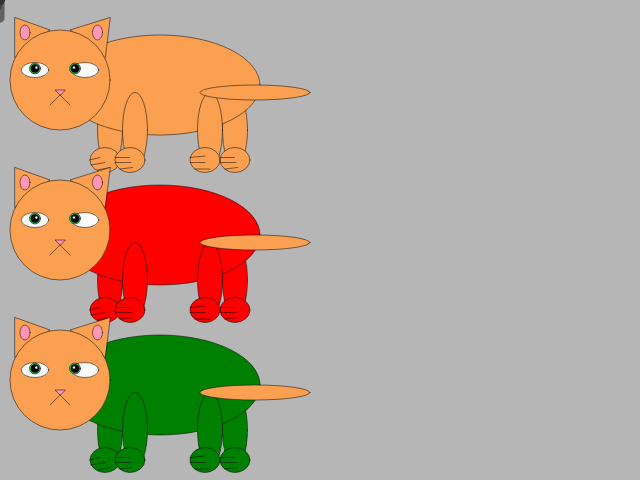
Frame 1 (no input)
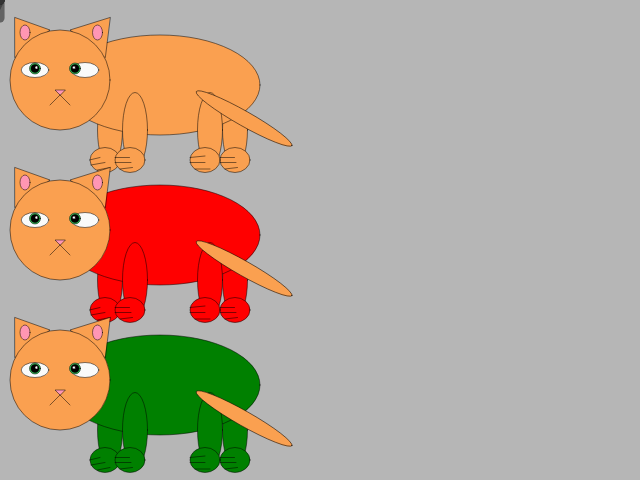
Frame 60 (no input)
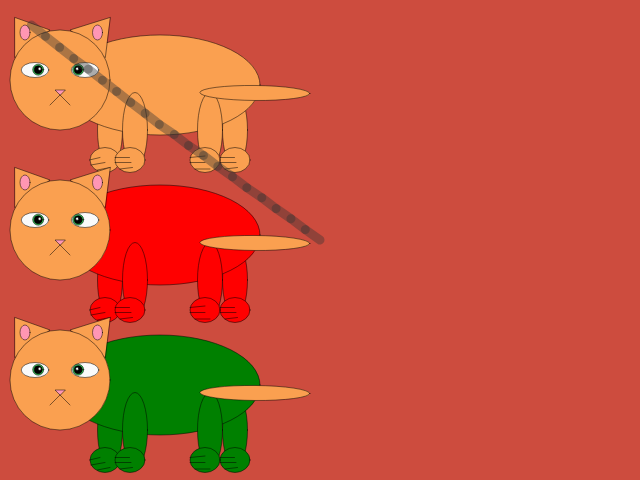
Frame 120 (the mouse pressed at the canvas centre since frame 60)

The p5.js sketch that drew these frames (run headless with seeded random() and noise() and a simulated clock; from frame 60 on, the mouse is pressed at the canvas centre):

// p5.js sketch
// ── sketch.js
let bgColor = 0;
let eyeColorR = 0;
let eyeColorG = 0;
let eyeColorB = 0;

let x = [],
  y = [],
  segNum = 20,
  segLength = 18;

for (let i = 0; i < segNum; i++) {
  x[i] = 0;
  y[i] = 0;
}

function setup() {
  createCanvas(640, 480);
  // createCanvas(400,200);
  bgColor = random(255);
  eyeColorR = random(255);
  eyeColorG = random(255);
  eyeColorB = random(255);
  angle = 0;
  change = 0.5;
}

function draw() {
  background(bgColor);
  if (frameCount % 60 == 0) {
    bgColor = color(random(255), random(255), random(255));
  }
  fill(250, 160, 80);
  draw_cat(-80, -40, 0.5);
  fill('red');
  draw_cat(-80, -40+300, 0.5);
  fill('green');
  draw_cat(-80, -40+600, 0.5);
  draw_toy();
}

function draw_cat(x, y, s) {
  push();
  scale(s);
  translate(x,y);
  strokeWeight(1);
  stroke(0);
  //body
  // fill(250, 160, 80);
  //back back leg
  ellipse(550, 300, 50, 150);
  ellipse(550, 360, 60, 50);
  line(555, 375, 530, 378);
  line(552, 365, 520, 365);
  line(549, 355, 520, 355);
  //front back leg
  ellipse(300, 300, 50, 150);
  ellipse(290, 360, 60, 50);
  line(275, 380, 300, 375);
  line(262, 370, 290, 365);
  line(259, 360, 280, 355);
  //body
  ellipse(400, 210, 400, 200);
  //front front leg
  ellipse(350, 300, 50, 150);
  ellipse(340, 360, 60, 50);
  line(345, 375, 320, 378);
  line(342, 365, 310, 365);
  line(339, 355, 310, 355);
  //back front leg
  ellipse(500, 300, 50, 150);
  ellipse(490, 360, 60, 50);
  line(500, 378, 470, 378);
  line(490, 365, 460, 365);
  line(490, 352, 460, 355);

  //head&ears
  fill(250, 160, 80);
  triangle(110, 155, 180, 100, 110, 75);
  triangle(290, 155, 220, 100, 300, 75);
  circle(200, 200, 200);
  fill(255, 150, 180);
  ellipse(130, 105, 20, 30);
  fill(255, 150, 180);
  ellipse(275, 105, 20, 30);

  //nose&mouth
  fill(255, 150, 180);
  triangle(200, 230, 190, 220, 210, 220);
  line(220, 250, 200, 230);
  line(180, 250, 200, 230);

  //eyes
  fill(250, 250, 250);
  ellipse(150, 180, 55, 30);
  ellipse(250, 180, 55, 30);
  fill(eyeColorR, eyeColorG, eyeColorB);
  circle(150 + winMouseX / 50, 177 + winMouseY / 100, 22);
  circle(230 + winMouseX / 50, 177 + winMouseY / 100, 22);
  fill(0, 0, 0);
  circle(150 + winMouseX / 50, 177 + winMouseY / 100, 16);
  circle(230 + winMouseX / 50, 177 + winMouseY / 100, 16);
  fill(260, 260, 260);
  circle(153 + winMouseX / 50, 175 + winMouseY / 100, 6);
  circle(228 + winMouseX / 50, 175 + winMouseY / 100, 6);

  // strokeWeight(1);
  // stroke(0);

  // push();
  //tail
  fill(250, 160, 80);
  translate(width / 2 + 160, height / 2 - 30);
  angleMode(DEGREES);
  rotate(angle);
  ellipseMode(CORNER);
  ellipse(0, 0, 220, 30);
  ellipseMode(CENTER);
  translate(-width / 2 - 160, -height / 2 + 30);
  pop();
}

function draw_toy() {
  //line
  strokeWeight(9);
  stroke(51, 100);
  dragSegment(0, mouseX, mouseY);
  for (let i = 0; i < x.length - 1; i++) {
    dragSegment(i + 1, x[i], y[i]);
  }
  angle += change;
  if (angle <= -30 || angle >= 30) {
    change *= -1;
  }
}

function dragSegment(i, xin, yin) {
  const dx = xin - x[i];
  const dy = yin - y[i];
  const angle = atan2(dy, dx);
  x[i] = xin - cos(angle) * segLength;
  y[i] = yin - sin(angle) * segLength;
  segment(x[i], y[i], angle);
}

function segment(x, y, a) {
  push();
  translate(x, y);
  rotate(a);
  line(0, 0, segLength, 0);
  pop();
}

// https://editor.p5js.org/lh1966/sketches/IJJRKaXmC
// Week #2 Creative Exercise La'Kay

//https://p5js.org/examples/interaction-follow-3.html
//https://editor.p5js.org/allison.parrish/sketches/H1__vQxiW
